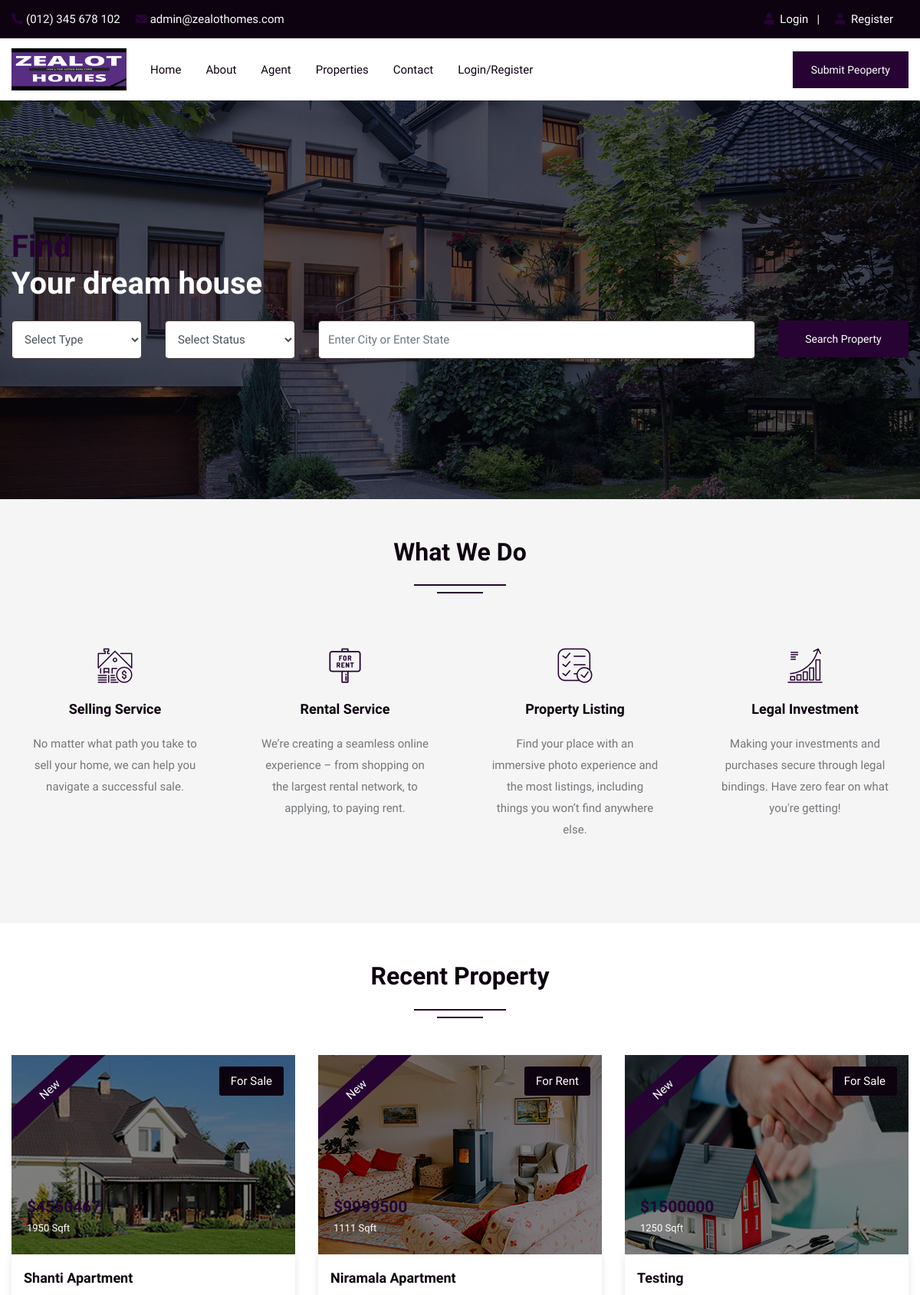
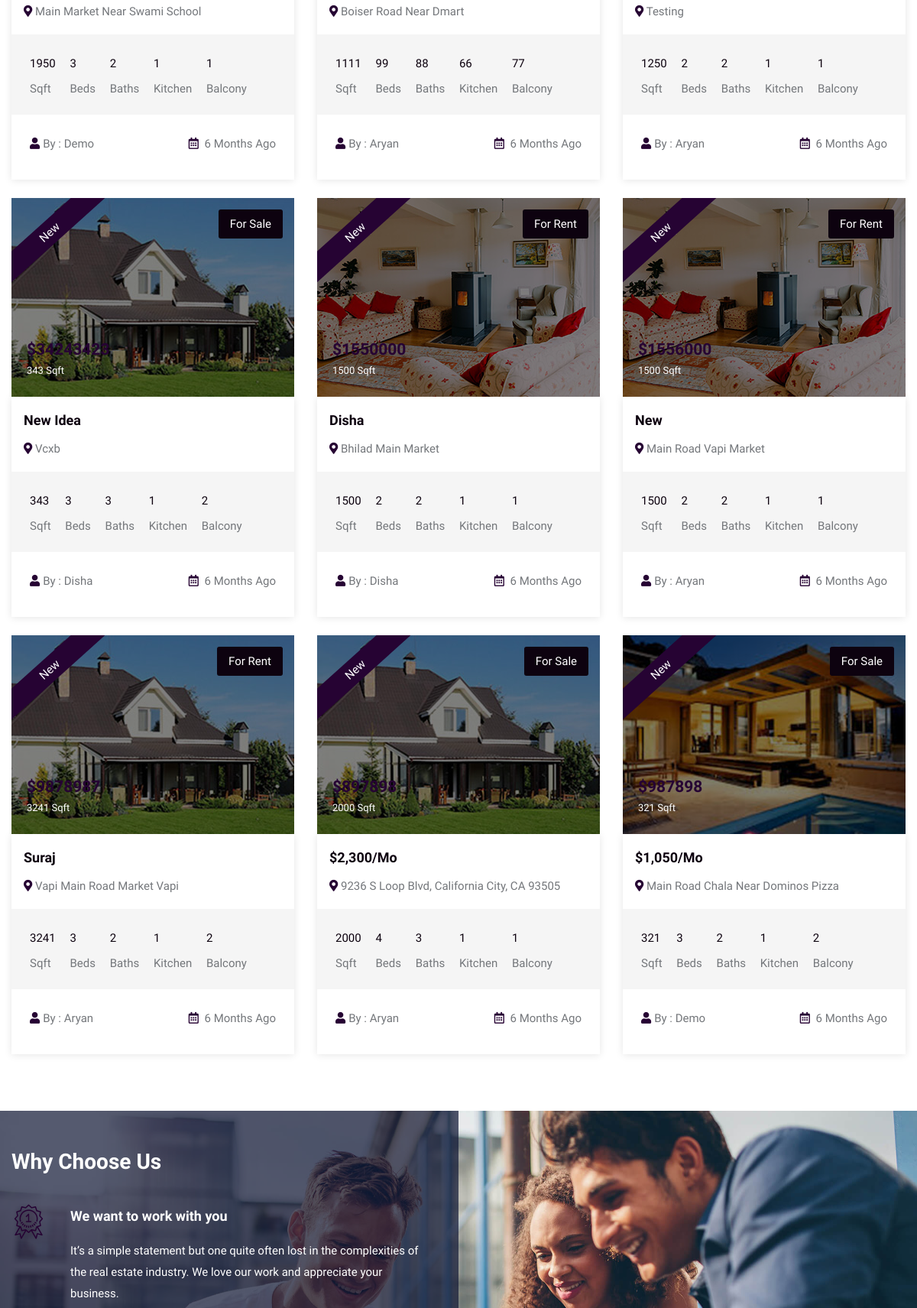
The page / (upper part) on the database its author committed (2 pictures, top to bottom).
### tables this page shows
CREATE TABLE `property` (
  `pid` int(50) NOT NULL,
  `title` varchar(200) NOT NULL,
  `pcontent` longtext NOT NULL,
  `type` varchar(100) NOT NULL,
  `bhk` varchar(50) NOT NULL,
  `stype` varchar(100) NOT NULL,
  `bedroom` int(50) NOT NULL,
  `bathroom` int(50) NOT NULL,
  `balcony` int(50) NOT NULL,
  `kitchen` int(50) NOT NULL,
  `hall` int(50) NOT NULL,
  `floor` varchar(50) NOT NULL,
  `size` int(50) NOT NULL,
  `price` int(50) NOT NULL,
  `location` varchar(200) NOT NULL,
  `city` varchar(100) NOT NULL,
  `state` varchar(100) NOT NULL,
  `feature` longtext NOT NULL,
  `pimage` varchar(300) NOT NULL,
  `pimage1` varchar(300) NOT NULL,
  `pimage2` varchar(300) NOT NULL,
  `pimage3` varchar(300) NOT NULL,
  `pimage4` varchar(300) NOT NULL,
  `uid` int(50) NOT NULL,
  `status` varchar(50) NOT NULL,
  `mapimage` varchar(300) NOT NULL,
  `topmapimage` varchar(300) NOT NULL,
  `groundmapimage` varchar(300) NOT NULL,
  `totalfloor` varchar(50) NOT NULL,
  `date` datetime NOT NULL DEFAULT current_timestamp()
);

CREATE TABLE `user` (
  `uid` int(50) NOT NULL,
  `uname` varchar(100) NOT NULL,
  `uemail` varchar(100) NOT NULL,
  `uphone` varchar(20) NOT NULL,
  `upass` varchar(50) NOT NULL,
  `utype` varchar(50) NOT NULL,
  `uimage` varchar(300) NOT NULL
);

### index.php (the view, shortened to what this page needs)
<!DOCTYPE html>
<html lang="en">
<head>
<link rel="stylesheet" type="text/css" href="css/bootstrap.min.css">
<link rel="stylesheet" type="text/css" href="css/bootstrap-slider.css">
<link rel="stylesheet" type="text/css" href="css/jquery-ui.css">
<link rel="stylesheet" type="text/css" href="css/layerslider.css">
<link rel="stylesheet" type="text/css" href="css/color.css" id="color-change">
<link rel="stylesheet" type="text/css" href="css/owl.carousel.min.css">
<link rel="stylesheet" type="text/css" href="css/font-awesome.min.css">
<link rel="stylesheet" type="text/css" href="fonts/flaticon/flaticon.css">
<link rel="stylesheet" type="text/css" href="css/style.css">
</head>
<body>
<div id="page-wrapper">
    <div class="row">
		<?php include("include/header.php");?>
        <div class="overlay-black w-100 slider-banner1 position-relative" style="background-image: url('images/banner/04.jpg'); background-size: cover; background-position: center center; background-repeat: no-repeat;">
            <div class="container h-100">
                <div class="row h-100 align-items-center">
                    <div class="col-lg-12">
                        <div class="text-white">
                            <h1 class="mb-4"><span class="text-primary">Find</span><br>
                                Your dream house</h1>
                            <form method="post" action="propertygrid.php">
                                <div class="row">
                                    <div class="col-md-6 col-lg-2">
                                        <div class="form-group">
                                            <select class="form-control" name="type">
                                                <option value="">Select Type</option>
                                            </select>
                                        </div>
                                    </div>
                                    <div class="col-md-6 col-lg-2">
                                        <div class="form-group">
                                            <select class="form-control" name="stype">
                                                <option value="">Select Status</option>
                                            </select>
                                        </div>
                                    </div>
                                    <div class="col-md-8 col-lg-6">
                                        <div class="form-group">
                                            <input type="text" class="form-control" name="city" placeholder="Enter City or Enter State" required>
                                        </div>
                                    </div>
                                    <div class="col-md-4 col-lg-2">
                                        <div class="form-group">
                                            <button type="submit" name="filter" class="btn btn-primary w-100">Search Property</button>
                                        </div>
                                    </div>
                                </div>
                            </form>
                        </div>
                    </div>
                </div>
            </div>
        </div>
        <div class="full-row bg-gray">
            <div class="container">
                <div class="row">
                    <div class="col-lg-12">
                        <h2 class="text-secondary double-down-line text-center mb-5">What We Do</h2></div>
                </div>
                <div class="text-box-one">
                    <div class="row">
                        <div class="col-lg-3 col-md-6">
                            <div class="p-4 text-center hover-bg-white hover-shadow rounded mb-4 transation-3s">
								<i class="flaticon-rent text-primary flat-medium" aria-hidden="true"></i>
                                <h5 class="text-secondary hover-text-primary py-3 m-0"><a href="#">Selling Service</a></h5>
                                <p>No matter what path you take to sell your home, we can help you navigate a successful sale.</p>
                            </div>
                        </div>
                        <div class="col-lg-3 col-md-6">
                            <div class="p-4 text-center hover-bg-white hover-shadow rounded mb-4 transation-3s">
								<i class="flaticon-for-rent text-primary flat-medium" aria-hidden="true"></i>
                                <h5 class="text-secondary hover-text-primary py-3 m-0"><a href="#">Rental Service</a></h5>
                                <p>We’re creating a seamless online experience – from shopping on the largest rental network, to applying, to paying rent.</p>
                            </div>
                        </div>
                        <div class="col-lg-3 col-md-6">
                            <div class="p-4 text-center hover-bg-white hover-shadow rounded mb-4 transation-3s">
								<i class="flaticon-list text-primary flat-medium" aria-hidden="true"></i>
                                <h5 class="text-secondary hover-text-primary py-3 m-0"><a href="#">Property Listing</a></h5>
                                <p>Find your place with an immersive photo experience and the most listings, including things you won’t find anywhere else.</p>
                            </div>
                        </div>
                        <div class="col-lg-3 col-md-6">
                            <div class="p-4 text-center hover-bg-white hover-shadow rounded mb-4 transation-3s">
								<i class="flaticon-diagram text-primary flat-medium" aria-hidden="true"></i>
                                <h5 class="text-secondary hover-text-primary py-3 m-0"><a href="#">Legal Investment</a></h5>
                                <p>Making your investments and purchases secure through legal bindings. Have zero fear on what you're getting!</p>
                            </div>
                        </div>
                    </div>
                </div>
            </div>
        </div>
        <div class="full-row">
            <div class="container">
                <div class="row">
                    <div class="col-md-12">
                        <h2 class="text-secondary double-down-line text-center mb-4">Recent Property</h2>
                    </div>
                    <div class="col-md-12">
                        <div class="tab-content mt-4" id="pills-tabContent">
                            <div class="tab-pane fade show active" id="pills-home" role="tabpanel" aria-labelledby="pills-home">
                                <div class="row">
									<?php $query=mysqli_query($con,"SELECT property.*, user.uname,user.utype,user.uimage FROM `property`,`user` WHERE property.uid=user.uid ORDER BY date DESC LIMIT 9");
										while($row=mysqli_fetch_array($query))
										{
									?>
                                    <div class="col-md-6 col-lg-4">
                                        <div class="featured-thumb hover-zoomer mb-4">
                                            <div class="overlay-black overflow-hidden position-relative"> <img src="admin/property/<?php echo $row['18'];?>" alt="pimage">
                                                <div class="featured bg-primary text-white">New</div>
                                                <div class="sale bg-secondary text-white text-capitalize">For <?php echo $row['5'];?></div>
                                                <div class="price text-primary"><b>$<?php echo $row['13'];?> </b><span class="text-white"><?php echo $row['12'];?> Sqft</span></div>
                                            </div>
                                            <div class="featured-thumb-data shadow-one">
                                                <div class="p-3">
                                                    <h5 class="text-secondary hover-text-primary mb-2 text-capitalize"><a href="propertydetail.php?pid=<?php echo $row['0'];?>"><?php echo $row['1'];?></a></h5>
                                                    <span class="location text-capitalize"><i class="fas fa-map-marker-alt text-primary"></i> <?php echo $row['14'];?></span> </div>
                                                <div class="bg-gray quantity px-4 pt-4">
                                                    <ul>
                                                        <li><span><?php echo $row['12'];?></span> Sqft</li>
                                                        <li><span><?php echo $row['6'];?></span> Beds</li>
                                                        <li><span><?php echo $row['7'];?></span> Baths</li>
                                                        <li><span><?php echo $row['9'];?></span> Kitchen</li>
                                                        <li><span><?php echo $row['8'];?></span> Balcony</li>
                                                    </ul>
                                                </div>
                                                <div class="p-4 d-inline-block w-100">
                                                    <div class="float-left text-capitalize"><i class="fas fa-user text-primary mr-1"></i>By : <?php echo $row['uname'];?></div>
                                                    <div class="float-right"><i class="far fa-calendar-alt text-primary mr-1"></i> 6 Months Ago</div>
                                                </div>
                                            </div>
                                        </div>
                                    </div>
									<?php } ?>
                                </div>
                            </div>
                        </div>
                    </div>
                </div>
            </div>
        </div>
        <div class="full-row living bg-one overlay-secondary-half" style="background-image: url('images/haddyliving.jpg'); background-size: cover; background-position: center center; background-repeat: no-repeat;">
            <div class="container">
                <div class="row">
                    <div class="col-md-12 col-lg-6">
                        <div class="living-list pr-4">
                            <h3 class="pb-4 mb-3 text-white">Why Choose Us</h3>
                            <ul>
                                <li class="mb-4 text-white d-flex">
									<i class="flaticon-reward flat-medium float-left d-table mr-4 text-primary" aria-hidden="true"></i>
									<div class="pl-2">
										<h5 class="mb-3">We want to work with you</h5>
										<p>It’s a simple statement but one quite often lost in the complexities of the real estate industry. We love our work and appreciate your business.</p>
									</div>
                                </li>
                            </ul>
                        </div>
                    </div>
                </div>
            </div>
        </div>
    </div>
</div>
</body>
</html>

### css/color.css (style rules this page uses)
:root { --theme-ordinary-color: #74777b; }
:root { --theme-primary-color: #260333; }
:root { --theme-secondary-color: #0d020f; }
:root { --theme-white-color: #fff; }
:root { --theme-light-color: #f8f8f8; }
:root { --theme-gray-color: #f5f5f5; }
:root { --theme-footer-color: #091b4b; }
:root { --theme-dark-color: #091b4b; }
:root { --text-light-color: #a3a7af; }
:root { --theme-primary-opacity-color: rgba(11, 191, 141, .8); }
:root { --theme-secondary-opacity-color: rgba(13,20,50,0.7); }
:root { --theme-white-opacity-color: rgba(255, 255, 255, 0.3); }
:root { --theme-dark-opacity-color: rgba(0, 0, 0, 0.5); }
:root { --theme-ordinary-font: 'Muli', sans-serif; }
:root { --theme-highlight-font: 'Comfortaa', cursive; }

### rows shown on the page
property: pimage (picture), stype "Sale", price "4550467", size "1950", title "Shanti Apartment", location "Main Market Near Swami School", bedroom "3", bathroom "2", kitchen "1", balcony "1", uid.uname "Demo"
property: pimage (picture), stype "Rent", price "9999500", size "1111", title "Niramala Apartment", location "Boiser Road Near Dmart", bedroom "99", bathroom "88", kitchen "66", balcony "77", uid.uname "Aryan"
property: pimage (picture), stype "Sale", price "1500000", size "1250", title "Testing", location "Testing", bedroom "2", bathroom "2", kitchen "1", balcony "1", uid.uname "Aryan"
property: pimage (picture), stype "Sale", price "34243423", size "343", title "New Idea", location "Vcxb", bedroom "3", bathroom "3", kitchen "1", balcony "2", uid.uname "Disha"
property: pimage (picture), stype "Rent", price "1550000", size "1500", title "Disha", location "Bhilad Main Market", bedroom "2", bathroom "2", kitchen "1", balcony "1", uid.uname "Disha"
property: pimage (picture), stype "Rent", price "1556000", size "1500", title "New", location "Main Road Vapi Market", bedroom "2", bathroom "2", kitchen "1", balcony "1", uid.uname "Aryan"
property: pimage (picture), stype "Rent", price "9878987", size "3241", title "Suraj", location "Vapi Main Road Market Vapi", bedroom "3", bathroom "2", kitchen "1", balcony "2", uid.uname "Aryan"
property: pimage (picture), stype "Sale", price "897898", size "2000", title "$2,300/Mo", location "9236 S Loop Blvd, California City, CA 93505", bedroom "4", bathroom "3", kitchen "1", balcony "1", uid.uname "Aryan"
property: pimage (picture), stype "Sale", price "987898", size "321", title "$1,050/Mo", location "Main Road Chala Near Dominos Pizza", bedroom "3", bathroom "2", kitchen "1", balcony "2", uid.uname "Demo"
